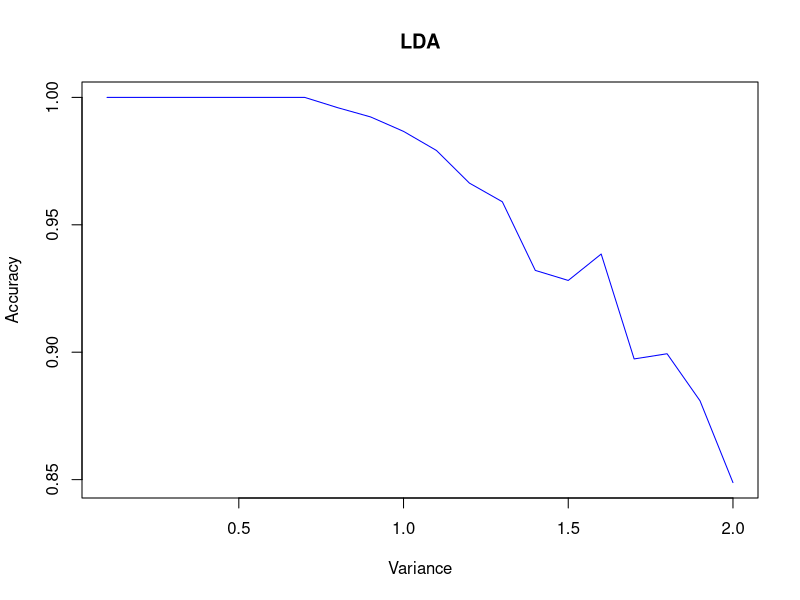
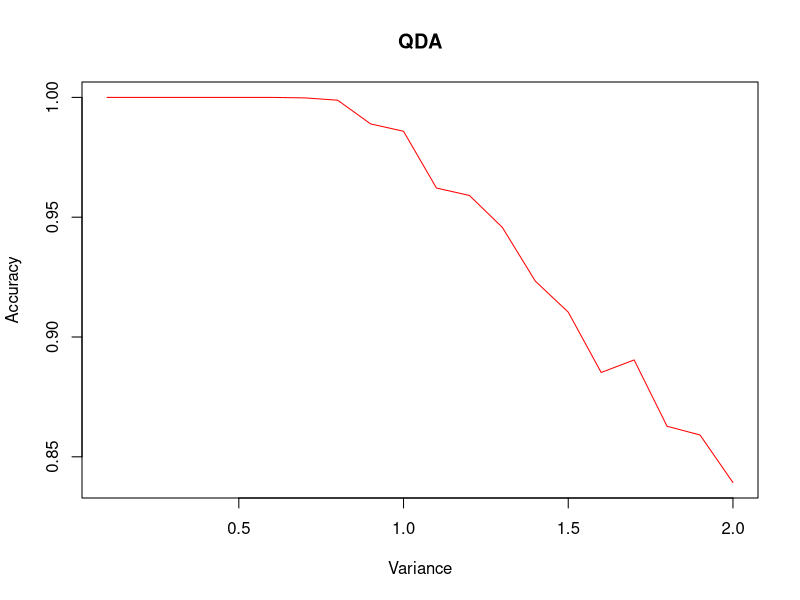
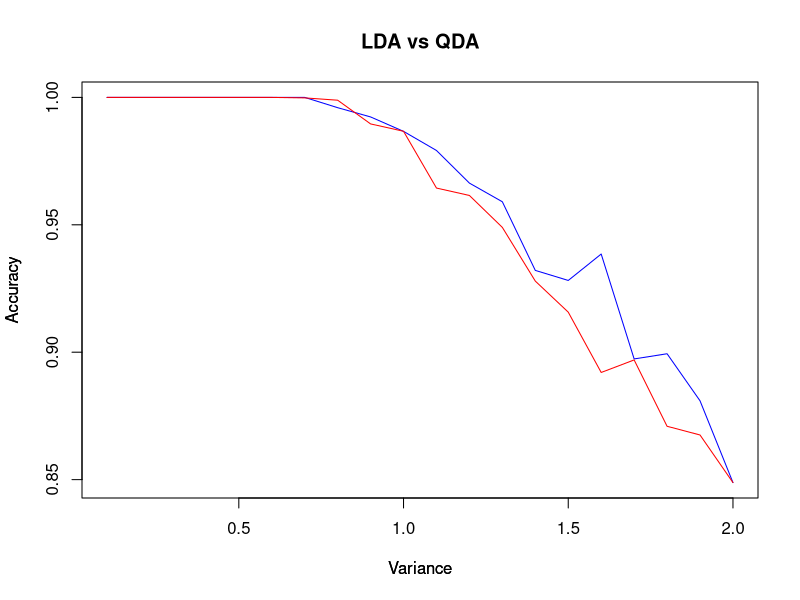
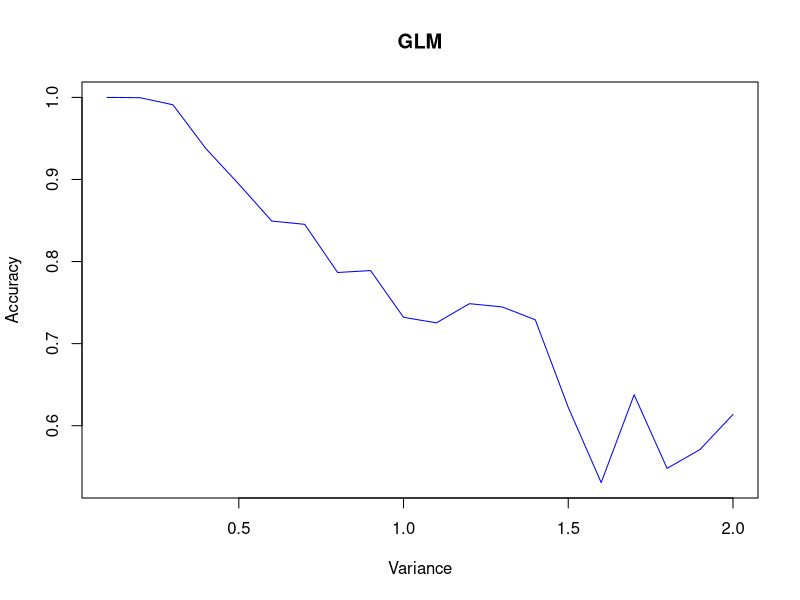
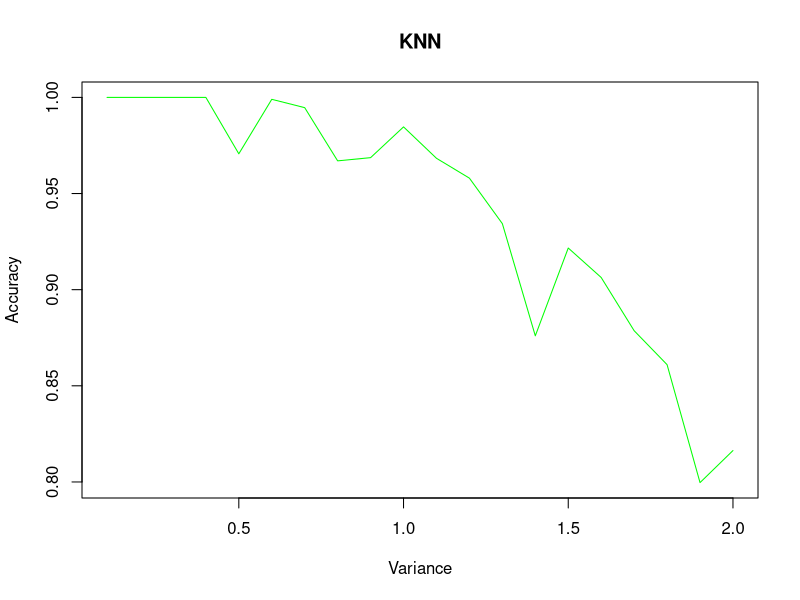
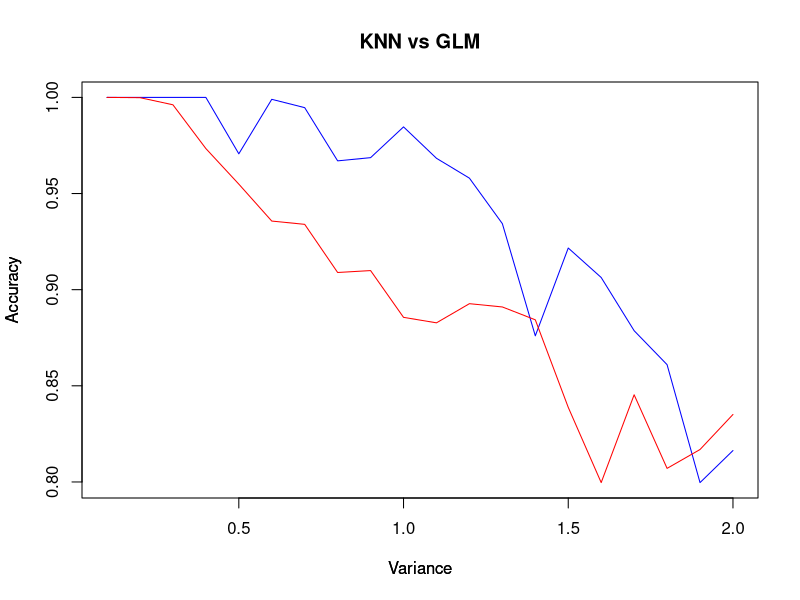
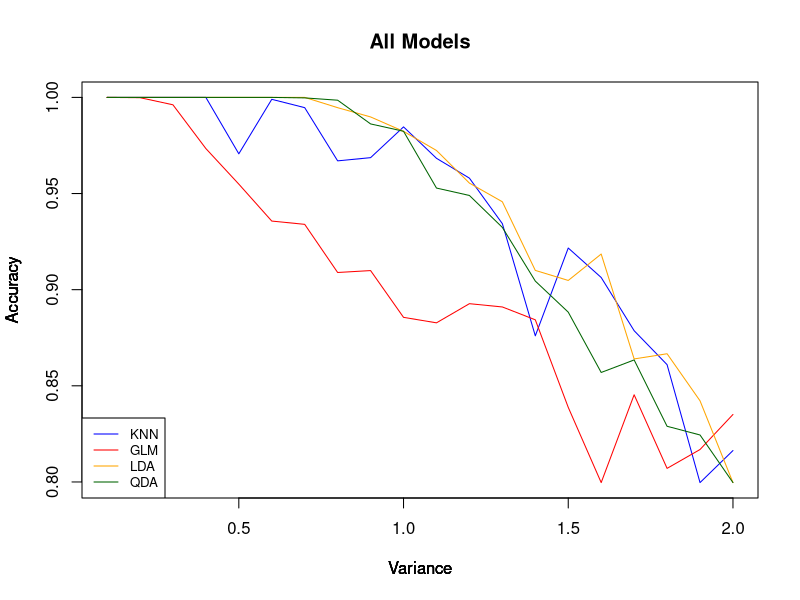
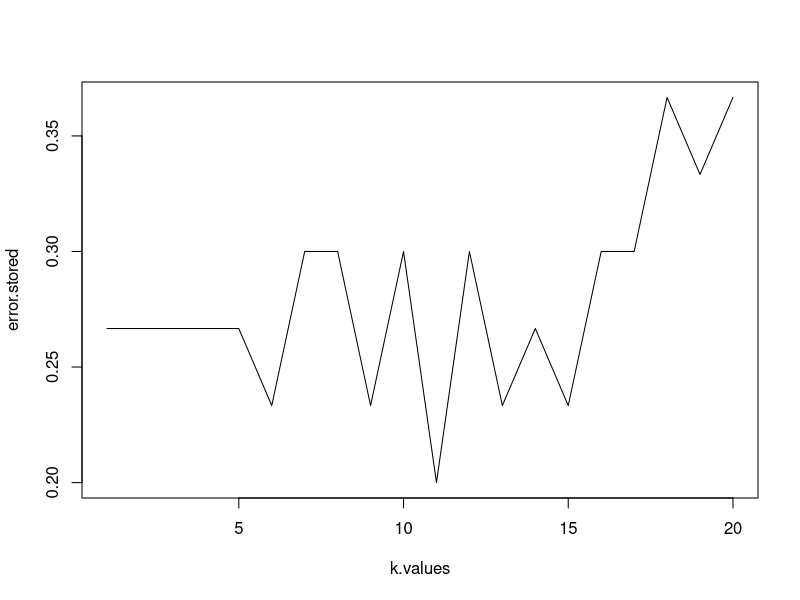

The R source for these figures, in order:
#-------------------------------------------------------------------------------
# G e n e r a l   I n f o r m a t i o n
#-------------------------------------------------------------------------------
# Name: 
#
# Usage: 
#
# Description: 
#
# Inputs: 
#
# Outputs: 
#
# Auxiliary Files: 
#
# Special Instructions:  
#
#-------------------------------------------------------------------------------
# C o d e   H i s t o r y
#-------------------------------------------------------------------------------
# Version: 1.0
#
# Author(s): David Koster (djk)
#            davidkoster@mail.weber.edu
#            
#            Jacelyn Villalobos (jv)
#            jacelynvillalobos@mail.weber.edu
#
#            Kursten Reznik (kr)
#            kurstenreznik@mail.weber.edu
#
#            Bryce Robinette (br)
#            brycerobinette@mail.weber.edu
#
#            Jacob Ruiz (jr)
#            jacobruiz@mail.weber.edu
#
# Modifications:
# 11 Oct 2020 - Added functions to generate data, create training and test data,
#               calculate the best k value, and calculate the accuracy of the 
#               kNN model. (djk) 
# 12 Oct 2020 - LDA and QDA (jv). 
# 12 Oct 2020 - Added code to loop through several variance values and to create 
#               a plot of accuracy vs variance. (djk)
# 
#
#-------------------------------------------------------------------------------

#-------------------------------------------------------------------------------
# I m p o r t   L i b r a r i e s
#-------------------------------------------------------------------------------

library('MASS')
library('leaps')
library('class')
library(pROC)

#-------------------------------------------------------------------------------
# D e f i n e  F u n c t i o n s
#-------------------------------------------------------------------------------

# Data generation
# Syntax - 
# F(mean of 1s, mean of 2s, variance, 1/2 of data, predictors)

data.generate = function(mu1, mu2, s, n, p)
{
  y = as.factor(c(rep(1,n), rep(2,n)))
  M = matrix(NA, nrow = 2*n, ncol = p, byrow = 1)
  df = data.frame(y)
  
  for (i in c(1:p))
  {
    M[,i] = c(rnorm(n,mu1,s), rnorm(n,mu2,s))
  }
  
  df = cbind(M,y)
  df = data.frame(df)
  
  return(df)
}

# adding in the glm 01 column---------------------------------------------------

data.glm = function(df)
{
  newy = ifelse(df$y > median(df$y),1,0)
  df <- df[-ncol(df)]
  df$y <- newy
  
  return(df)
}

# add line to scale-------------------------------------------------------------
# scale(df[,-ncol(df)])

# Training and testing data-----------------------------------------------------

trainTest = function(df)
{
  test.index = sample(c(1:dim(df)[1]), size = floor(.3*dim(df)[1]), replace = FALSE)
  
  assign("train.X", df[-test.index,], envir = .GlobalEnv)
  assign("test.X", df[test.index,], envir = .GlobalEnv)
  assign("train.Y", df[-test.index, ncol(df)], envir = .GlobalEnv)
  assign("test.Y", df[test.index, ncol(df)], envir = .GlobalEnv)
  
}

# LDA---------------------------------------------------------------------------
s.values = seq(0.1, 2, 0.1)
lda.averages = c()
for(i in s.values){
  df = data.generate(1, 0, i, 500, 20)
  lda.accuracy = c()
  scale(df[,-ncol(df)])
  for (i in c(1:100)){
    test.index = sample(c(1:dim(df)[1]), size = floor(.3*dim(df)[1]), replace = FALSE)
    lda.fit = lda(y~.-y, data = df, subset = -test.index)
    lda.pred = predict(lda.fit, df[test.index,])
    lda.means = mean(lda.pred$class == df[test.index,'y'])
    lda.accuracy = c(lda.accuracy, lda.means)
    lda.average = mean(lda.accuracy)
  }
  lda.averages = c(lda.averages, lda.average)
}

lda.averages
lda.plot = plot(s.values, lda.averages, type = 'l', main='LDA', xlab='Variance', 
                ylab='Accuracy', col = "blue")

# QDA---------------------------------------------------------------------------
s.values = seq(.1, 2, 0.1)
qda.averages = c()
for(i in s.values){
  df = data.generate(1, 0, i, 500, 20)
  qda.accuracy = c()
  for (i in c(1:100)){
    test.index = sample(c(1:dim(df)[1]), size = floor(.3*dim(df)[1]), replace = FALSE)
    qda.fit = qda(y~.-y, data = df, subset = -test.index)
    qda.pred = predict(qda.fit, df[test.index,])
    qda.means = mean(qda.pred$class == df[test.index,'y'])
    qda.accuracy = c(qda.accuracy, qda.means)
  }
  qda.average = mean(qda.accuracy)
  qda.averages = c(qda.averages, qda.average)
}

qda.averages
qda.plot = plot(s.values, qda.averages, type = 'l', main='QDA', xlab='Variance', 
                ylab='Accuracy', col = "red")

#Combining QDA & LDA onto one plot----------------------------------------------
plot(s.values, lda.averages, type = 'l', main='LDA vs QDA', xlab='Variance', 
     ylab='Accuracy', col = "blue")
par(new=TRUE)
plot(s.values, qda.averages, type = 'l', main='', xlab='Variance', 
     ylab='Accuracy', col = "red", axes=FALSE)

# GLM---------------------------------------------------------------------------
s.values = seq(0.1, 2, 0.1)
glm.averages = c()

for(i in s.values){
  df = data.generate(1, 0, i, 50, 2)
  df2 = data.glm(df)
  glm.accuracy = c()
  for (i in c(1:100)){
    test.index = sample(c(1:dim(df2)[1]), size = floor(.3*dim(df2)[1]), replace = FALSE)
    glm.fits = glm(y~.-y, data = df2[-test.index,], family = binomial)
    glm.probs = predict(glm.fits, df2[test.index,], type="response")
    glm.pred = ifelse(glm.probs > .5 , "1", "0")
    glm.means = mean(glm.pred == df2[test.index,'y'])
    glm.accuracy = c(glm.accuracy, glm.means)
    
  }
  glm.average = mean(glm.accuracy)
  glm.averages = c(glm.averages, glm.average)
}
glm.averages
glm.plot = plot(s.values, glm.averages, type = 'l', main='GLM', xlab='Variance', 
                ylab='Accuracy', col = "blue")
# kNN---------------------------------------------------------------------------

determineK = function(train.X,test.X,train.Y)
{
  k.values = c(1:20)
  error.stored = c()
  
  for (i in c(1:20))
  {
    knn.pred = knn(train.X,test.X,train.Y,k=i)
    error = sum(knn.pred != test.Y)/length(test.Y) #error rate
    error.stored = c(error.stored,error)
  }
  
  plot(k.values,error.stored, type = 'l')
}

kNNAccuracy = function(train.X,test.X,train.Y,kvalue)
{
  knn.pred = knn(train.X, test.X, train.Y, k = kvalue)
  table(knn.pred, test.Y)
  mean(knn.pred == test.Y)
}

#KNN New Code-------------------------------------------------------------------
s.values = seq(0.1, 2, 0.1)
knn.averages = c()
for (i in s.values){
  knn.accuracy = c()
  df = data.generate(1, 0, i, 50, 2)
  for (i in c(1:100)){
    test.index = sample(c(1:dim(df)[1]), size = floor(.3*dim(df)[1]), replace = FALSE)
    train.X = df[-test.index,]
    test.X = df[test.index,]
    test.Y = df$y[test.index]
    train.Y = df$y[-test.index]
    pred.knn = knn(train.X, test.X, train.Y, k = 5)
    knn.means = mean(pred.knn == test.Y)
    knn.accuracy = c(knn.accuracy, knn.means)
    knn.average = mean(knn.accuracy)
  }
  knn.averages = c(knn.averages, knn.average)
}

knn.plot = plot(s.values, knn.averages, type = 'l', main='KNN', xlab='Variance', 
                ylab='Accuracy', col='green')

#Combining KNN & GLM onto one plot----------------------------------------------
plot(s.values, knn.averages, type = 'l', main='KNN vs GLM', xlab='Variance', 
     ylab='Accuracy', col = "blue")
par(new=TRUE)
plot(s.values, glm.averages, type = 'l', main='', xlab='Variance', 
     ylab='Accuracy', col = "red", axes=FALSE)


#Combining all models onto one plot----------------------------------------------
plot(s.values, knn.averages, type = 'l', main='All Models', xlab='Variance', 
     ylab='Accuracy', col = "blue")
par(new=TRUE)
plot(s.values, glm.averages, type = 'l', main='', xlab='Variance', 
     ylab='Accuracy', col = "red", axes=FALSE)
par(new=TRUE)
plot(s.values, lda.averages, type = 'l', main='', xlab='Variance', 
     ylab='Accuracy', col = "orange", axes=FALSE)
par(new=TRUE)
plot(s.values, qda.averages, type = 'l', main='', xlab='Variance', 
     ylab='Accuracy', col = "darkgreen", axes=FALSE)
legend("bottomleft", legend = c("KNN","GLM","LDA","QDA"),
       col=c("blue","red","orange","darkgreen"), lty=1:1, cex=0.8)

#-------------------------------------------------------------------------------
# M a i n  P r o g r a m 
#-------------------------------------------------------------------------------

# Define parameters

N = 50 # Number of data points times two (i.e. N=50 is really N=100)
p = 2  # Number of predictors
s = cbind(seq(.1, 3, by = .1))

# kNN accuracy plot -----------------------------------------------------------
# Frirst we need to find the best value of k for our data sets.
data = data.generate(1,0,0.3,N,p)
determineK(train.X,test.X,train.Y)
# Running through several variance values, the plot shows that the best value of
# k is 3.

acckNN = c()
for (i in c(1:length(s)))
{
  data = data.generate(1,0,s[i],N,p)
  acc = c()
  for (i in c(1:300))
  {
    trainTest(data)
    a = kNNAccuracy(train.X,test.X,train.Y,3)
    acc = c(acc,a)
  }
  acckNN = c(acckNN, mean(acc))
}
plot(s, acckNN, type = 'l', main='kNN', xlab='Variance', ylab='Accuracy')
# looking at the plot of several iterations we find that the accuracy is high(>95%) 
